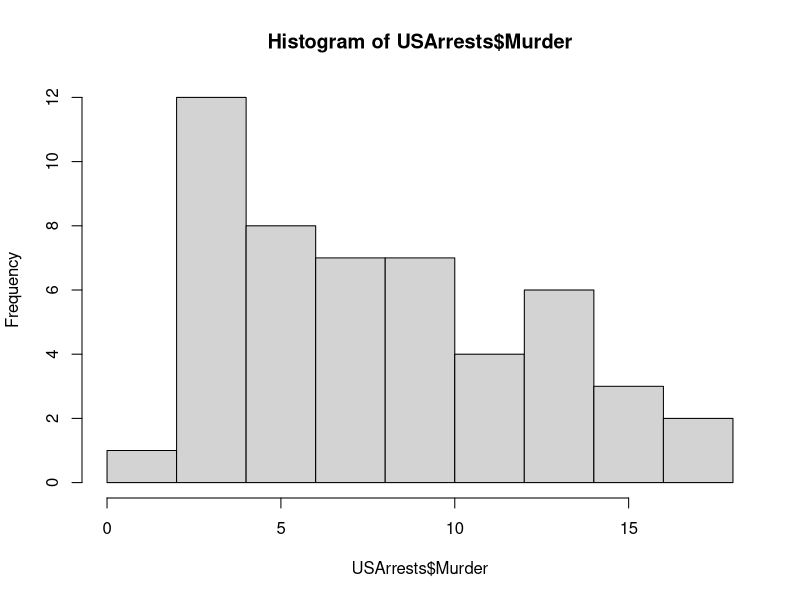
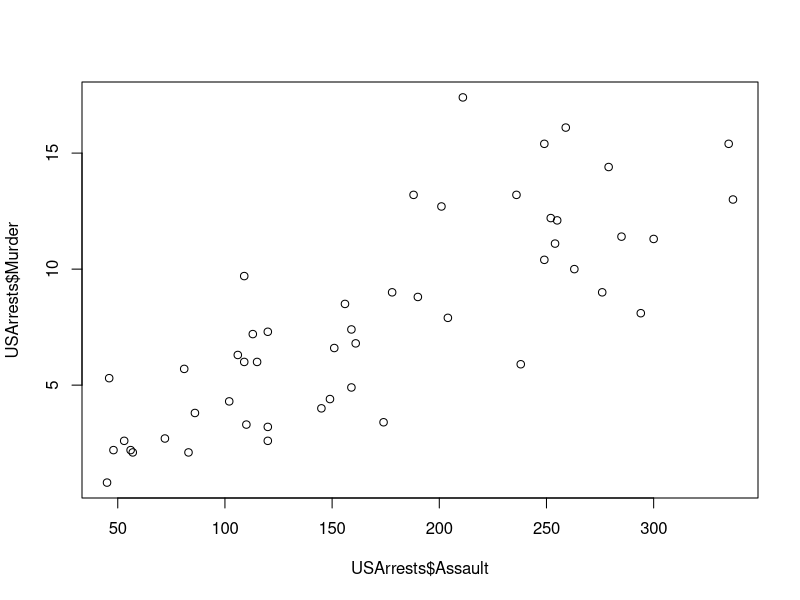
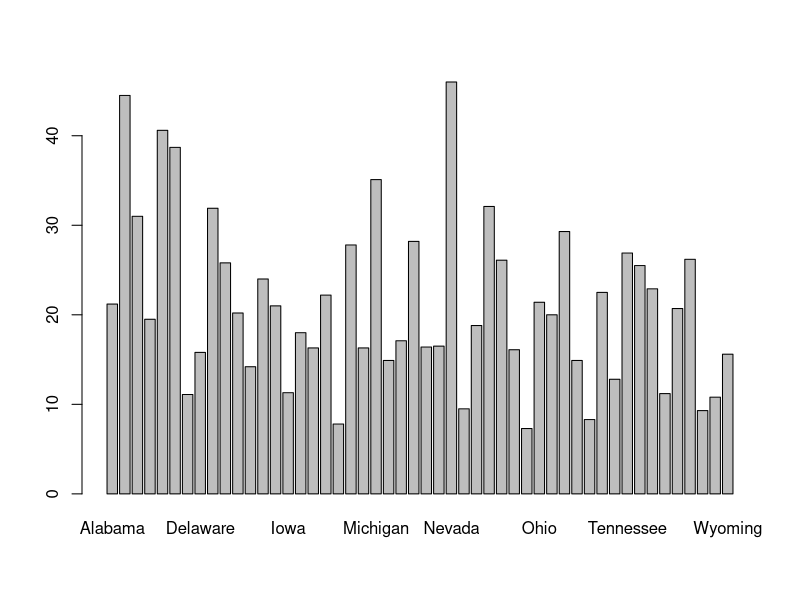

Reproduce these figures in R, in order.
data(USArrests)
summary(USArrests)
state_rape <- rownames(USArrests)[which.max(USArrests$Rape)]
print(state_rape)
max(USArrests$Murder)
min(USArrests$Murder)
cor(USArrests)
hist(USArrests$Murder)
plot(USArrests$Assault, USArrests$Murder)
barplot(USArrests$Rape, names.arg=rownames(USArrests))
